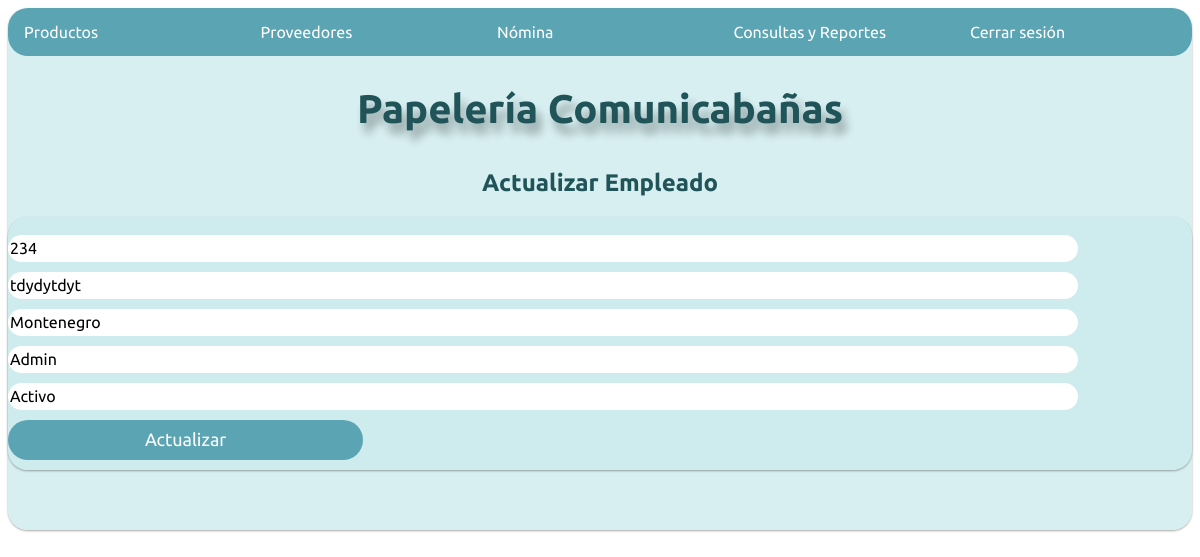
The app's page /actualizarempleado/234 with its own data.
### Datos/models.py (models this page shows, shortened)
class Empleado(models.Model):
    DNI = models.IntegerField(primary_key=True)
    Nombre = models.CharField(max_length=100)
    Apellido = models.CharField(max_length=100)
    Cargo = models.CharField(max_length=100)
    Estado = models.CharField(max_length=10)
    Password = models.CharField(max_length=100, default='1234')
    logged = models.BooleanField(default=False)

### Papeleria/views.py (the view)
# urls.py: path('actualizarempleado/<str:codigo>', v.actempl, name = 'actempl'),
def actempl(request,codigo):
    if checkLG():
        empleado = Empleado.objects.get(DNI=codigo)
        return render(request, 'Actempl.html', {'empleado': empleado})
    return render(request, 'login.html')

### Datos/views.py (called while the page is built)
def checkLG():
    empleados = Empleado.objects.all()
    for empleado in empleados:
        if empleado.logged == True:
            return True
    return False

### Papeleria/Templates/Actempl.html (shortened to what this page needs)
{% extends "Base.html"%}
{% load static %}
{% block content %}
<link rel="stylesheet" href="{% static 'css/Regemple.css' %}">
<header style="text-align: center;">
    <h2 class=" subtitle" style=" padding-top: 10px; color:#205459" >Actualizar Empleado</h2>
</header>
<div class ="row center-xs" >
    <div class="card col-md-6 col-sm-6 col-xs-10 items">
        <form method="POST" action='/registrarnomina/'>
            <br>
            <input value= "{{empleado.DNI}}" name= 'id' class="textbox" type="number"required placeholder="ID ">
            <input value= "{{empleado.Nombre}}"name= 'nombre' class="textbox" type="text" required placeholder="Nombre del Empleado">
            <input value= "{{empleado.Apellido}}" name="apellido" class="textbox" type="text" required placeholder="Apellido del Empleado">
            <input value= "{{empleado.Cargo}}" name="cargo" class="textbox" type="text" required placeholder="Cargo">
            <input value= "{{empleado.Estado}}"name='estado' class="textbox" type="text" required placeholder="Estado">
            <input class="btn" type="submit" value="Actualizar">
        </form>
    </div>
</div>
{% endblock %}

### Papeleria/static/css/StylesProductos.css (style rules this page uses)
body { font-family:'Ubuntu', sans-serif; }
.card { border-radius: 20px; background-color: rgba(204, 235, 237, 0.781); box-shadow: 0 1px 3px rgba(0, 0, 0, 0.12), 0 1px 2px rgba(0, 0, 0, 0.24); }

### Papeleria/static/css/Regemple.css (style rules this page uses)
.items input { display: inline-block; font-family: 'Ubuntu', sans-serif; font-size: 16px; margin-bottom: 10px; border:none; outline:none; border-radius: 20px; }
.items .textbox { height: 25px; width: 90%; }
.items .btn { border-radius: 20px; position: relative; cursor: pointer; height: 40px; color: white; font-size: 18px; background: #5BA4B3; width: 30%; }

### records on screen
Empleado: id "234", nombre "tdydytdyt", apellido "Montenegro", cargo "Admin", estado "Activo"
